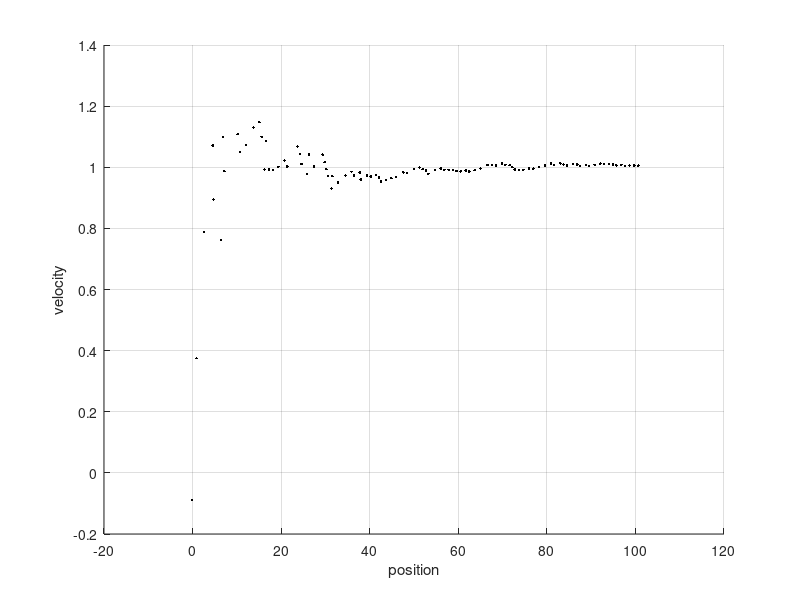
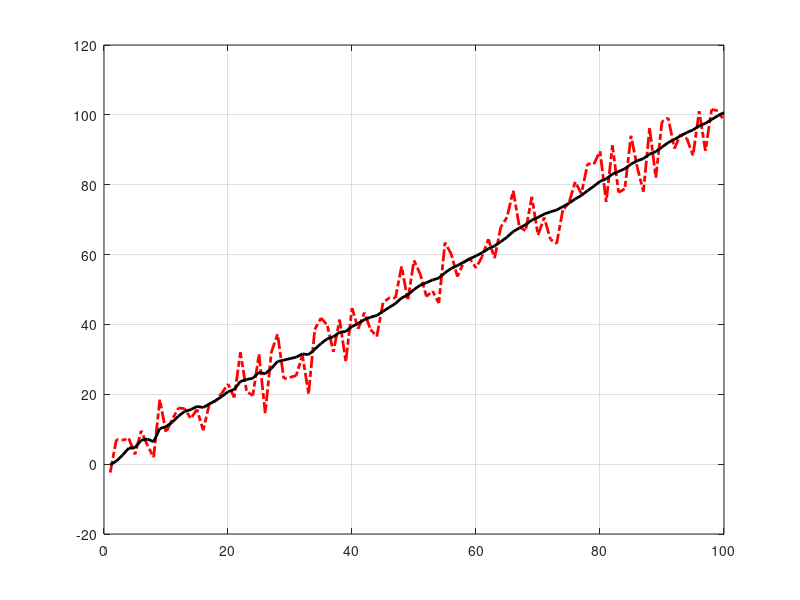

Source code (MATLAB) for these figures, in order: (Note: this script raises an error after producing the figures.)
clc;clear;close all;
Z=[
-2.4176
7.0265
6.8472
7.3883
2.7848
9.5635
5.3768
1.9823
18.4983
9.0456
12.7870
16.0824
15.9005
13.0573
15.6567
9.6949
17.3202
18.0526
20.3134
22.9420
19.0881
32.0304
20.8278
19.6394
31.4572
14.5783
32.0982
37.2189
24.4842
24.8370
25.3636
31.1959
20.1378
38.5762
41.8069
39.8614
32.1636
41.3718
29.3565
44.6959
38.7675
43.3829
38.5292
36.5258
46.1994
47.6311
47.5340
56.6276
46.8999
58.3194
54.4183
48.0220
49.5615
46.1139
63.4367
60.1677
53.6996
57.6955
58.8804
56.1629
59.4687
64.3904
58.9816
67.8731
70.6763
78.2743
67.8801
66.8293
76.5347
65.5699
70.6134
64.3705
63.1208
72.7200
74.8438
80.8192
77.4188
86.0083
85.8860
89.5815
75.0790
91.2596
77.7893
78.8222
94.0131
85.0618
78.0212
96.2767
82.0149
98.0867
99.1272
90.3488
94.4128
93.2672
88.3575
101.0454
89.7099
101.5170
101.2009
98.3517];

size = length(Z);
% init state of X,P
X = [0; 0];
P = [1 0; 0 1];

F = [1 1; 0 1];
Q = [0,0; 0,0];

H = [1, 0]; % observe matrix, only position is observed, z = H * [p; v] + r
R = 25; % observe noise Cov. same as noise with var

figure;
hold on; grid on;

filtered = zeros(1, size);

for i=1:size
    % predict x_,P_
   X_ = F*X; % Bu = 0
   P_ = F*P*F'+Q; 
   
   % update x,P using z
   K = P_*H'/(H*P_*H' + R); % kalman coef
   X= X_ + K*(Z(i) - H*X_);
   P = (eye(2) - K*H) * P_; 
   
   filtered(i) = H*X; % filtered response
   plot(X(1), X(2), 'k.'); % [p, v]
end
xlabel('position');
ylabel('velocity');

figure;
plot(1:size, Z, 'r-.', 'LineWidth', 2); hold on; grid on;
plot(1:size, filtered, 'k', 'LineWidth', 2);
legend('observed position','optimal predicted postion or filtered', 'Location', 'NW');



